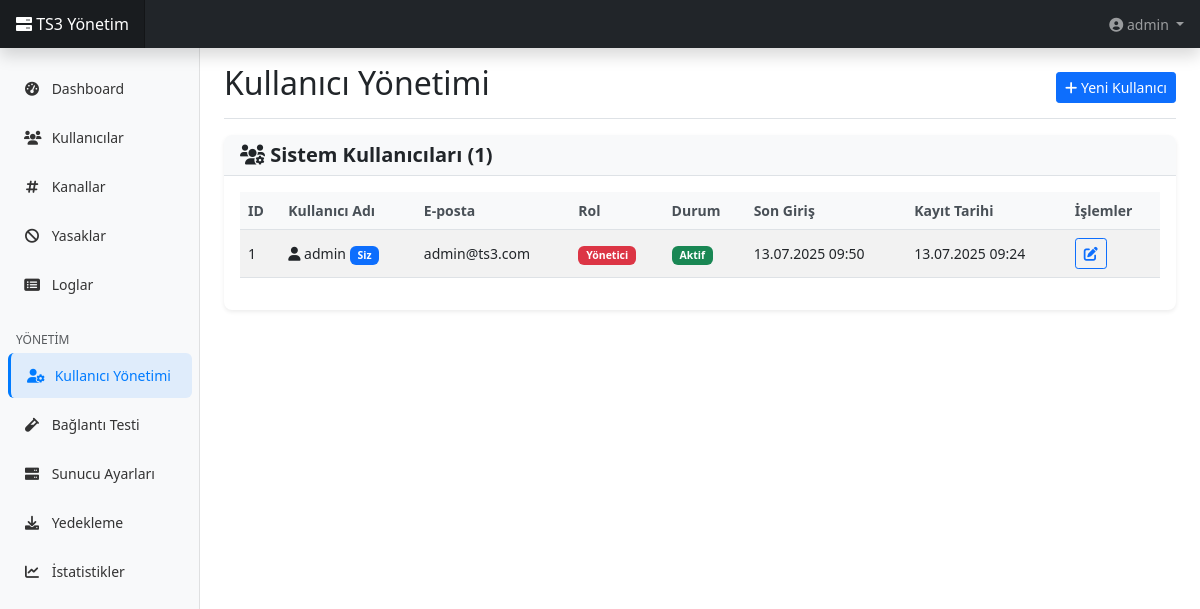
/users.php (signed in), run on the app's committed database.
### tables this page shows
CREATE TABLE IF NOT EXISTS `users` (
  `id` int NOT NULL AUTO_INCREMENT,
  `username` varchar(50) NOT NULL,
  `email` varchar(100) NOT NULL,
  `password` varchar(255) NOT NULL,
  `role` enum('admin','moderator','user') DEFAULT 'user',
  `created_at` timestamp NULL DEFAULT CURRENT_TIMESTAMP,
  `last_login` timestamp NULL DEFAULT NULL,
  `is_active` tinyint(1) DEFAULT '1',
  PRIMARY KEY (`id`),
  UNIQUE KEY `username` (`username`),
  UNIQUE KEY `email` (`email`)
);

### includes/functions.php (called while the page is built, shortened)
<?php
require_once 'config/database.php';
function getUserById($id) {
    global $pdo;
    $stmt = $pdo->prepare("SELECT * FROM users WHERE id = ?");
    $stmt->execute([$id]);
    return $stmt->fetch();
}
function getAllUsers() {
    global $pdo;
    $stmt = $pdo->query("SELECT * FROM users ORDER BY created_at DESC");
    return $stmt->fetchAll();
}
function requireAdmin() {
    $user = getUserById($_SESSION['user_id']);
}
?>

### users.php (the view, shortened to what this page needs)
<?php
require_once 'config/database.php';
require_once 'includes/functions.php';
requireAdmin();
$user_id = $_SESSION['user_id'];
$users = getAllUsers();
?>
<!DOCTYPE html>
<html lang="tr">
<head>
    <link href="https://cdn.jsdelivr.net/npm/bootstrap@5.3.0/dist/css/bootstrap.min.css" rel="stylesheet">
    <link href="https://cdnjs.cloudflare.com/ajax/libs/font-awesome/6.0.0/css/all.min.css" rel="stylesheet">
    <link href="assets/css/style.css" rel="stylesheet">
</head>
<body>
    <?php include 'includes/header.php'; ?>
    <div class="container-fluid">
        <div class="row">
            <?php include 'includes/sidebar.php'; ?>
            <main class="col-md-9 ms-sm-auto col-lg-10 px-md-4">
                <div class="d-flex justify-content-between flex-wrap flex-md-nowrap align-items-center pt-3 pb-2 mb-3 border-bottom">
                    <h1 class="h2">Kullanıcı Yönetimi</h1>
                    <div class="btn-toolbar mb-2 mb-md-0">
                        <button type="button" class="btn btn-sm btn-primary" onclick="showCreateModal()">
                            <i class="fas fa-plus"></i> Yeni Kullanıcı
                        </button>
                    </div>
                </div>
                <div class="card">
                    <div class="card-header">
                        <h5 class="card-title mb-0">
                            <i class="fas fa-users-cog"></i> Sistem Kullanıcıları (<?php echo count($users); ?>)
                        </h5>
                    </div>
                    <div class="card-body">
                        <div class="table-responsive">
                            <table class="table table-striped table-hover">
                                <thead>
                                    <tr>
                                        <th>ID</th>
                                        <th>Kullanıcı Adı</th>
                                        <th>E-posta</th>
                                        <th>Rol</th>
                                        <th>Durum</th>
                                        <th>Son Giriş</th>
                                        <th>Kayıt Tarihi</th>
                                        <th>İşlemler</th>
                                    </tr>
                                </thead>
                                <tbody>
                                    <?php foreach ($users as $u): ?>
                                    <tr>
                                        <td><?php echo $u['id']; ?></td>
                                        <td>
                                            <i class="fas fa-user"></i>
                                            <?php echo htmlspecialchars($u['username']); ?>
                                            <?php if ($u['id'] == $user_id): ?>
                                                <span class="badge bg-primary">Siz</span>
                                            <?php endif; ?>
                                        </td>
                                        <td><?php echo htmlspecialchars($u['email']); ?></td>
                                        <td>
                                            <?php
                                            $role_badges = [
                                                'admin' => 'bg-danger',
                                                'moderator' => 'bg-warning',
                                                'user' => 'bg-secondary'
                                            ];
                                            $role_names = [
                                                'admin' => 'Yönetici',
                                                'moderator' => 'Moderatör',
                                                'user' => 'Kullanıcı'
                                            ];
                                            ?>
                                            <span class="badge <?php echo $role_badges[$u['role']]; ?>">
                                                <?php echo $role_names[$u['role']]; ?>
                                            </span>
                                        </td>
                                        <td>
                                            <?php if ($u['is_active']): ?>
                                                <span class="badge bg-success">Aktif</span>
                                            <?php else: ?>
                                                <span class="badge bg-danger">Pasif</span>
                                            <?php endif; ?>
                                        </td>
                                        <td>
                                            <?php
                                            if ($u['last_login']) {
                                                echo date('d.m.Y H:i', strtotime($u['last_login']));
                                            } else {
                                                echo '<span class="text-muted">Hiç giriş yapmamış</span>';
                                            }
                                            ?>
                                        </td>
                                        <td><?php echo date('d.m.Y H:i', strtotime($u['created_at'])); ?></td>
                                        <td>
                                            <div class="btn-group btn-group-sm" role="group">
                                                <button type="button" class="btn btn-outline-primary"
                                                        onclick="showEditModal(<?php echo htmlspecialchars(json_encode($u)); ?>)">
                                                    <i class="fas fa-edit"></i>
                                                </button>
                                            </div>
                                        </td>
                                    </tr>
                                    <?php endforeach; ?>
                                </tbody>
                            </table>
                        </div>
                    </div>
                </div>
            </main>
        </div>
    </div>
</body>
</html>

### assets/css/style.css (style rules this page uses)
body { font-size: .875rem; }
.card { border: none; box-shadow: 0 0.125rem 0.25rem rgba(0, 0, 0, 0.075); border-radius: 0.5rem; }
.card-header { background-color: #f8f9fa; border-bottom: 1px solid #dee2e6; border-radius: 0.5rem 0.5rem 0 0 !important; }
.card-title { margin-bottom: 0; font-weight: 600; }
.table th { border-top: none; font-weight: 600; color: #495057; background-color: #f8f9fa; }
.table td { vertical-align: middle; }
.btn-group-sm > .btn, .btn-sm { padding: 0.25rem 0.5rem; font-size: 0.875rem; border-radius: 0.2rem; }
.badge { font-size: 0.75em; padding: 0.375em 0.75em; }

### data on the page
users: id "1", username "admin", shows "Siz", email "admin@ts3.com", role "Yönetici", is_active "Aktif", last_login "13.07.2025 09:50", created_at "13.07.2025 09:24"

### other printed values
$_SESSION['username'] "admin"
count($users) "1"
